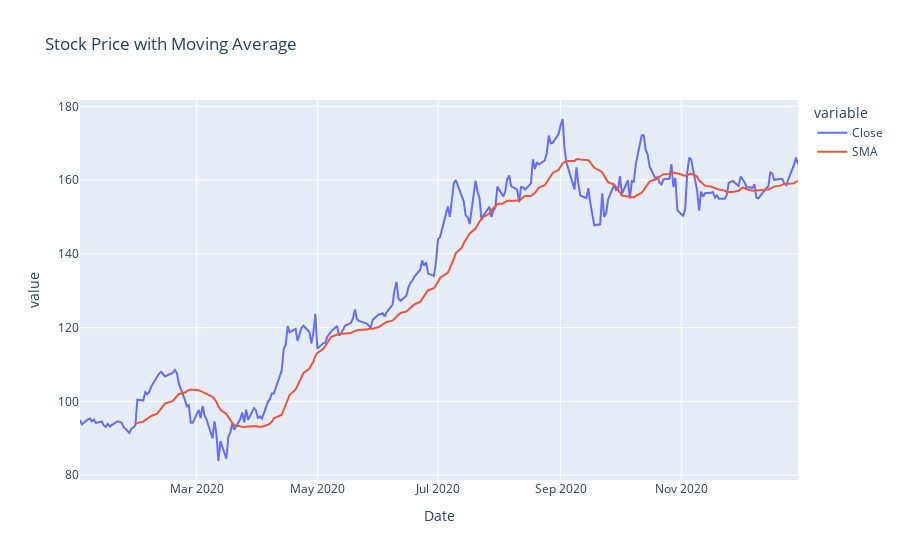
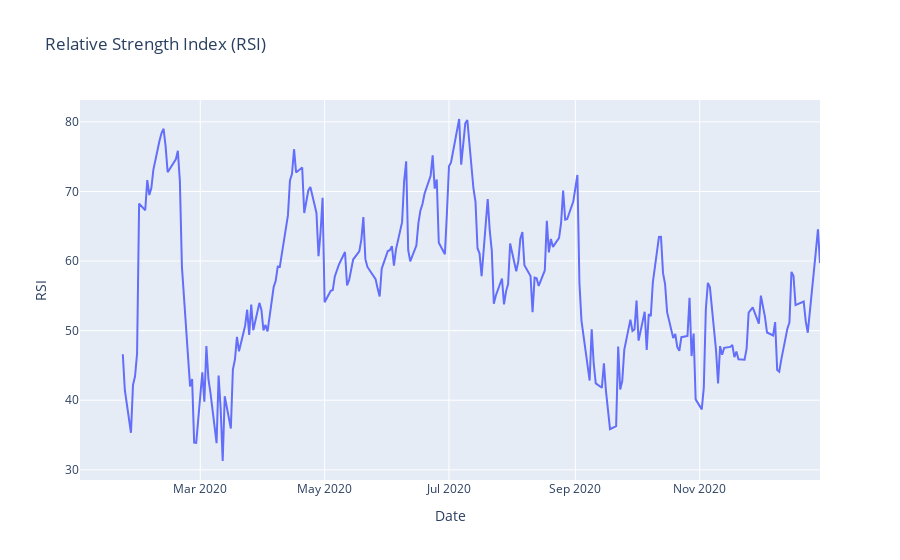
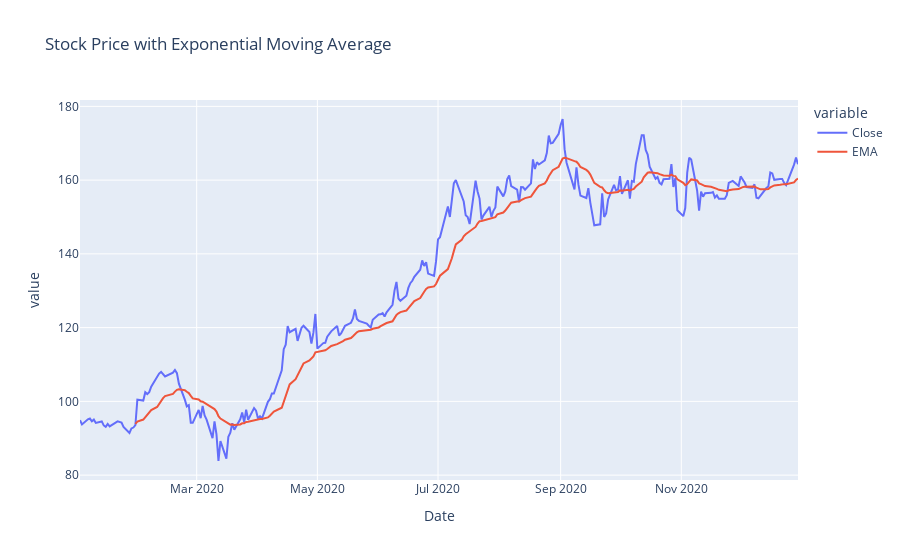
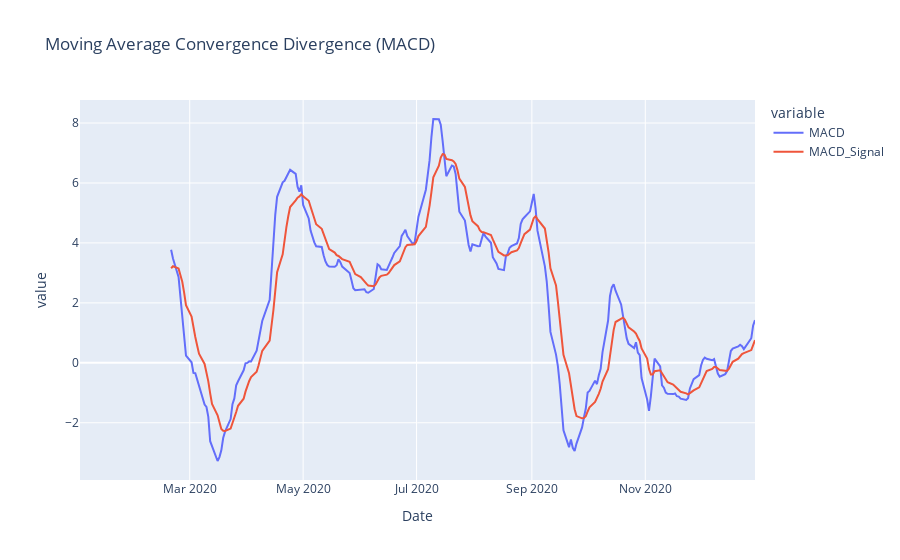

Source (notebook cell) for these figures, in order:
### Code cell
# Plot stock data
analyzer.plot_stock_data(stock_data)
# Plot RSI
analyzer.plot_rsi(stock_data)

# Plot EMA
analyzer.plot_ema(stock_data)

# Plot MACD
analyzer.plot_macd(stock_data)

### Figure 1 — Plotly figure (JSON) as saved in the notebook; plotly's stock layout.template omitted (floating-point values rounded to 4 significant figures; data arrays with more than 128 entries replaced by an {"elided": "..."} marker saying what was removed)
{"data": [{"hovertemplate": "variable=Close<br>Date=%{x}<br>value=%{y}<extra></extra>", "legendgroup": "Close", "line": {"color": "#636efa", "dash": "solid"}, "marker": {"symbol": "circle"}, "mode": "lines", "name": "Close", "orientation": "v", "showlegend": true, "type": "scatter", "x": {"elided": "252 str values"}, "xaxis": "x", "y": {"elided": "252 float values"}, "yaxis": "y"}, {"hovertemplate": "variable=SMA<br>Date=%{x}<br>value=%{y}<extra></extra>", "legendgroup": "SMA", "line": {"color": "#EF553B", "dash": "solid"}, "marker": {"symbol": "circle"}, "mode": "lines", "name": "SMA", "orientation": "v", "showlegend": true, "type": "scatter", "x": {"elided": "252 str values"}, "xaxis": "x", "y": {"elided": "252 float values"}, "yaxis": "y"}], "layout": {"legend": {"title": {"text": "variable"}, "tracegroupgap": 0}, "title": {"text": "Stock Price with Moving Average"}, "xaxis": {"anchor": "y", "domain": [0, 1], "title": {"text": "Date"}}, "yaxis": {"anchor": "x", "domain": [0, 1], "title": {"text": "value"}}}}

### Figure 2 — Plotly figure (JSON) as saved in the notebook; plotly's stock layout.template omitted (floating-point values rounded to 4 significant figures; data arrays with more than 128 entries replaced by an {"elided": "..."} marker saying what was removed)
{"data": [{"hovertemplate": "Date=%{x}<br>RSI=%{y}<extra></extra>", "legendgroup": "", "line": {"color": "#636efa", "dash": "solid"}, "marker": {"symbol": "circle"}, "mode": "lines", "name": "", "orientation": "v", "showlegend": false, "type": "scatter", "x": {"elided": "252 str values"}, "xaxis": "x", "y": {"elided": "252 float values"}, "yaxis": "y"}], "layout": {"legend": {"tracegroupgap": 0}, "title": {"text": "Relative Strength Index (RSI)"}, "xaxis": {"anchor": "y", "domain": [0, 1], "title": {"text": "Date"}}, "yaxis": {"anchor": "x", "domain": [0, 1], "title": {"text": "RSI"}}}}

### Figure 3 — Plotly figure (JSON) as saved in the notebook; plotly's stock layout.template omitted (floating-point values rounded to 4 significant figures; data arrays with more than 128 entries replaced by an {"elided": "..."} marker saying what was removed)
{"data": [{"hovertemplate": "variable=Close<br>Date=%{x}<br>value=%{y}<extra></extra>", "legendgroup": "Close", "line": {"color": "#636efa", "dash": "solid"}, "marker": {"symbol": "circle"}, "mode": "lines", "name": "Close", "orientation": "v", "showlegend": true, "type": "scatter", "x": {"elided": "252 str values"}, "xaxis": "x", "y": {"elided": "252 float values"}, "yaxis": "y"}, {"hovertemplate": "variable=EMA<br>Date=%{x}<br>value=%{y}<extra></extra>", "legendgroup": "EMA", "line": {"color": "#EF553B", "dash": "solid"}, "marker": {"symbol": "circle"}, "mode": "lines", "name": "EMA", "orientation": "v", "showlegend": true, "type": "scatter", "x": {"elided": "252 str values"}, "xaxis": "x", "y": {"elided": "252 float values"}, "yaxis": "y"}], "layout": {"legend": {"title": {"text": "variable"}, "tracegroupgap": 0}, "title": {"text": "Stock Price with Exponential Moving Average"}, "xaxis": {"anchor": "y", "domain": [0, 1], "title": {"text": "Date"}}, "yaxis": {"anchor": "x", "domain": [0, 1], "title": {"text": "value"}}}}

### Figure 4 — Plotly figure (JSON) as saved in the notebook; plotly's stock layout.template omitted (floating-point values rounded to 4 significant figures; data arrays with more than 128 entries replaced by an {"elided": "..."} marker saying what was removed)
{"data": [{"hovertemplate": "variable=MACD<br>Date=%{x}<br>value=%{y}<extra></extra>", "legendgroup": "MACD", "line": {"color": "#636efa", "dash": "solid"}, "marker": {"symbol": "circle"}, "mode": "lines", "name": "MACD", "orientation": "v", "showlegend": true, "type": "scatter", "x": {"elided": "252 str values"}, "xaxis": "x", "y": {"elided": "252 float values"}, "yaxis": "y"}, {"hovertemplate": "variable=MACD_Signal<br>Date=%{x}<br>value=%{y}<extra></extra>", "legendgroup": "MACD_Signal", "line": {"color": "#EF553B", "dash": "solid"}, "marker": {"symbol": "circle"}, "mode": "lines", "name": "MACD_Signal", "orientation": "v", "showlegend": true, "type": "scatter", "x": {"elided": "252 str values"}, "xaxis": "x", "y": {"elided": "252 float values"}, "yaxis": "y"}], "layout": {"legend": {"title": {"text": "variable"}, "tracegroupgap": 0}, "title": {"text": "Moving Average Convergence Divergence (MACD)"}, "xaxis": {"anchor": "y", "domain": [0, 1], "title": {"text": "Date"}}, "yaxis": {"anchor": "x", "domain": [0, 1], "title": {"text": "value"}}}}
